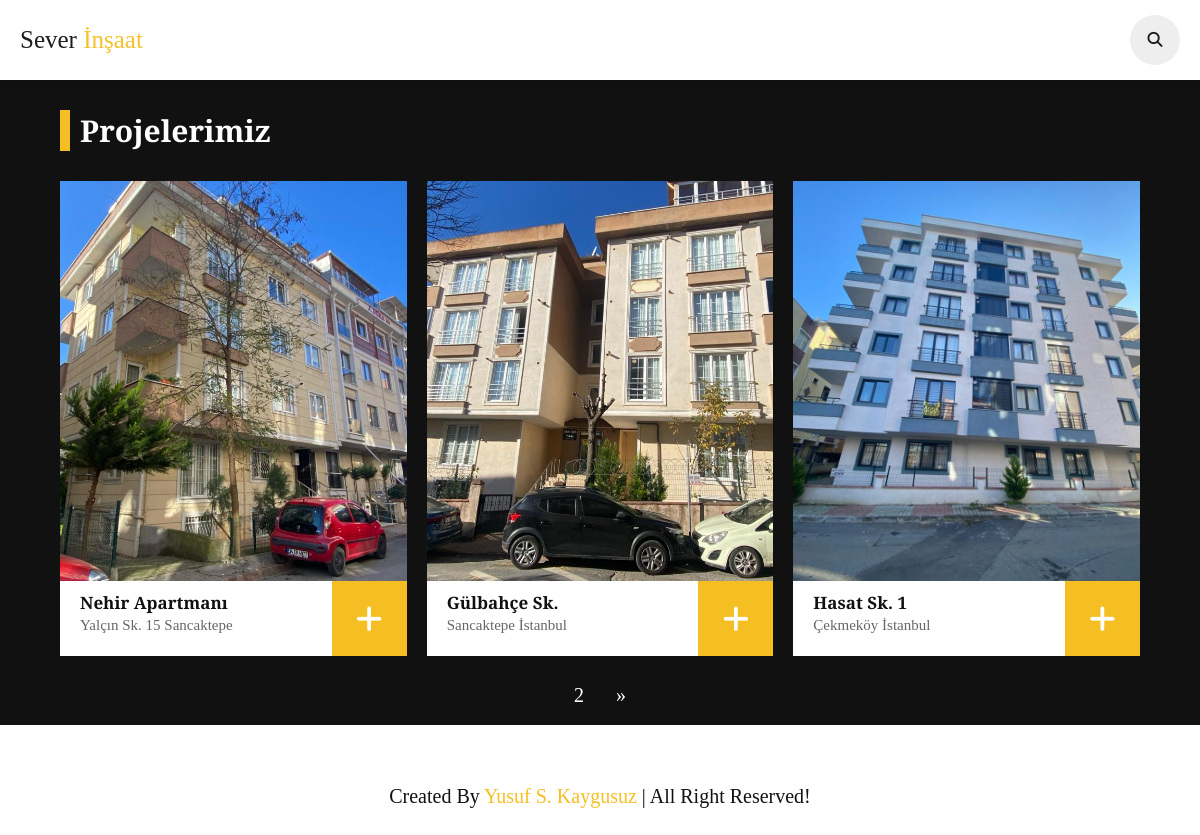
The app's page /projects with its own data.
### construction/models.py (models this page shows, shortened)
class Projects(models.Model):
    heading = models.CharField(max_length = 25)
    mini_description = models.CharField(max_length = 25)
    detail_description = RichTextField(default="")
    image_front = models.CharField(max_length = 50)
    image_back = models.CharField(max_length = 50)
    isActive = models.BooleanField(default = False)
    isMain = models.BooleanField(default = False)
    address = models.TextField(default = "")
    slug = models.SlugField(blank = True, db_index = True)

### construction/views.py (the view)
# urls.py: path('projects', views.projects, name="projects_page"),
def projects(request):
    projects = Projects.objects.all()
    paginator = Paginator(projects, 3)
    page = request.GET.get('page', 1)
    pagi_projects = paginator.page(page)
    return render(request, 'construction/projects_page.html',
                   {
                        'project' : pagi_projects,
                   })

### construction/templates/construction/projects_page.html (shortened to what this page needs)
<!DOCTYPE html>
{% load static %}
<html lang="en">
<head>
    {% include "projects/partials/_head.html" %}
</head>
<body>
    {% include "projects/partials/_header.html" %}
    {% include "projects/partials/_prosection.html" %}
    {% include "projects/partials/_pagination.html" %}
    {% include "projects/partials/_footer.html" %}
</body>
</html>

### construction/templates/projects/partials/_prosection.html
{% load static %}
<section class="projects" id="projects">
    <h1 class="heading">Projelerimiz</h1>
    <div class="box-container">
        {% for value in project%}
            {% if value.isActive %}
                <a href="{% url "project_detail" value.slug %}" class="box">
                    <div class="image">
                        <img src="{% static "construction/img/"|add:value.image_front %}" alt="front-image">
                    </div>
                    <div class="content">
                        <div class="info">
                            <h3> {{ value.heading }} </h3>
                            <p> {{ value.mini_description }} </p>
                        </div>
                        <i class="fas fa-plus"></i>
                    </div>
                </a>
            {% endif %}
        {% endfor %}
    </div>
</section>

### static/projects/css/style.css (style rules this page uses)
:root { --yellow: #f5bf23; --black: #111; --white: #fff; --light-color: #666; --light-bg: #eee; --box-shadow: 0 0.5rem 1.2rem rgba(0, 0, 0, .1); --border: 0.1rem solid rgba(0, 0, 0, .3); }
* { font-family: 'Hedvig Letters Serif', serif; margin: 0; padding: 0; box-sizing: border-box; outline: none; border: none; text-decoration: none; }
html { font-size: 62.5%; overflow-x: hidden; scroll-behavior: smooth; scroll-padding-top: 7rem; }
section { padding: 5rem 10%; }
.heading { margin-bottom: 3rem; font-size: 3rem; color: var(--black); text-transform: capitalize; padding-left: 1rem; border-left: 1rem solid var(--yellow); }
.projects { background: var(--black); }
.projects .heading { color: var(--white); }
.projects .box-container { display: grid; grid-template-columns: repeat(auto-fit, minmax(30rem, 1fr)); gap: 2rem; }
.projects .box-container .box { cursor: initial; }
.projects .box-container .box .image { height: 40rem; overflow: hidden; }
.projects .box-container .box .image img { height: 100%; width: 100%; object-fit: cover; transition: .2s linear; }
.projects .box-container .box .content { display: flex; background: var(--white); justify-content: space-between; }
.projects .box-container .box .content .info { padding: 1rem 2rem; }
.projects .box-container .box .content .info h3 { font-size: 1.7rem; color: var(--black); text-transform: capitalize; }
.projects .box-container .box .content .info p { font-size: 1.5rem; color: var(--light-color); line-height: 1.5; }
.projects .box-container .box .content i { width: 7.5rem; font-size: 3rem; background: var(--yellow); color: var(--white); cursor: pointer; text-align: center; line-height: 7.5rem; }
@media (max-width: 1200px) { section { padding: 3rem 5%; } }

### static/projects/css/blog_page.css (style rules this page uses)
p { color: #333; }

### records on screen
Projects: image_front (picture), heading "Nehir Apartmanı", mini_description "Yalçın Sk. 15 Sancaktepe"
Projects: image_front (picture), heading "Gülbahçe Sk.", mini_description "Sancaktepe İstanbul"
Projects: image_front (picture), heading "Hasat Sk. 1", mini_description "Çekmeköy İstanbul"

### other values on screen
{{ i }} "2"
